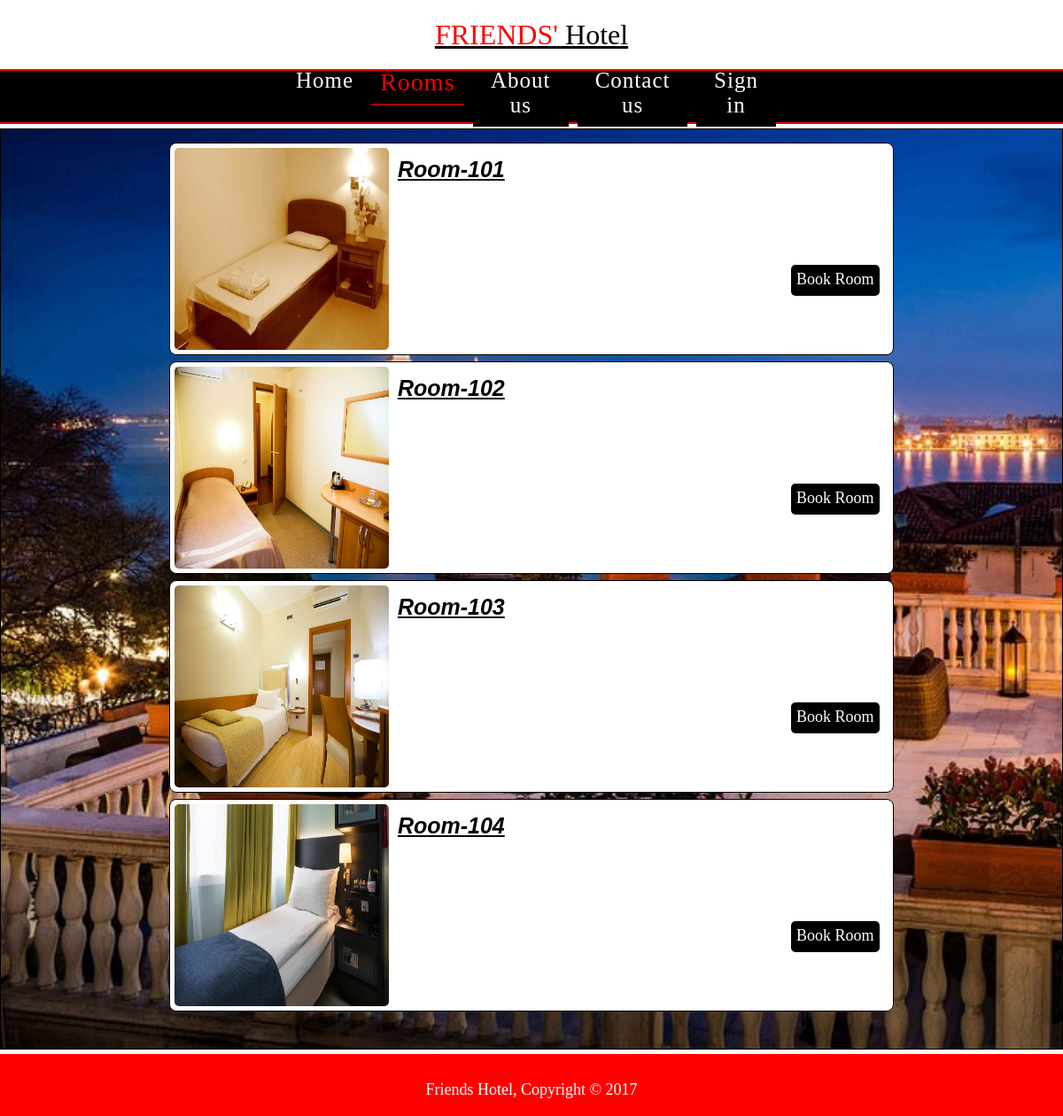
/room_list.php?cat_id=7, run on the app's committed database.
### tables this page shows
CREATE TABLE `room` (
  `room_id` int(5) NOT NULL,
  `room_num` varchar(255) DEFAULT NULL,
  `image` varchar(255) NOT NULL,
  `Status` tinyint(1) NOT NULL DEFAULT 2 COMMENT '0=pending,1=checkin,2=checkout',
  `cat_id` int(5) DEFAULT NULL
);

### room_list.php (the view, shortened to what this page needs)
<?php
    include 'signmodal.php';
?>
<?php include 'db_configure.php' ?>
<!DOCTYPE html>
<html lang="en">
    <head>
        <link rel="stylesheet" href="homeStyle.css"/>
    </head>
    <body>
        <div class="head" >
            <a href="home.php" style="color:black"><span style="color: red;">FRIENDS'</span>&nbsp;Hotel </a>
        </div>
            <nav>
            <ul>
                    <li style="width:340px;"></li>
                    <li> <a href="home.php?" ><button>Home</button></a></li>
                    <li> <a href="room.php"><button class="active" style="color: red;">Rooms</button></a></li>
                    <li> <a href="about.php"><button>About us</button></a></li>
                    <li> <a href="Contact.php"><button>Contact us</button></a></li>
                    <?php
                    if(!isset($_SESSION['username'])){?>
                    <li> <a><button onclick="document.getElementById('signdiv').style.display='block'">Sign in</button></a></li>
                    <?php }?>
                   <li style="width:340px;"></li>
                </ul>
            </nav>
            <div class="Roombody" style="height:130vh" >
                    <?php
                        $displayquery =  "SELECT * FROM `room` WHERE `cat_id` = '$_REQUEST[cat_id]' order by room_num asc";
                        $querydisplay = mysqli_query($conn,$displayquery);
                        while($result = mysqli_fetch_array($querydisplay)){
                    ?>
                <div class="subroom" style="margin-bottom: 7px; border-radius:8px">
                    <div class="roomimg"  >
                        <img src="Admin/<?php echo $result['image'];?>" width="100%"; height="100%" style="border-radius:5px"  />
                    </div>
                    <div class="descrip">
                        <div style="font-style: italic ;font-family: sans-serif; font-size: 25px; font-weight: bold; text-decoration: underline; height: 20%;">
                            <?php echo $result['room_num'];?>
                        </div>
                            <a href="room_modal.php?room_id=<?php echo $result['room_id'] ;?>&cat_id=<?php echo $_REQUEST['cat_id'] ;?>"
                            style="float: right; font-size: 18px;text-decoration:none; text-align:center;padding:6px; width: 100px; height: 35px ;
                            background-color: black; color: white; cursor: pointer; margin-top: 80px; border-radius:5px;">
                                Book Room
                        </a>
                    </div>
                </div>
                <?php
                    }
                ?>
            </div>
        <footer>
            <p>Friends Hotel, Copyright &copy; 2017</p>
        </footer>
    </body>
</html>

### homeStyle.css (style rules this page uses)
* { margin:0; padding:0; box-sizing:border-box; font-family: 'Minion Variable Concept'; }
.head { width: 100%; display: flex; justify-content: center; align-items: center; font-size: 32px; height: 10vh; overflow: hidden; position: fixed; top:0; background-color: white; border-bottom: 2px solid red; }
nav { height:70px; background:black; display:flex; align-items:center; justify-content: center; padding: 0px 0px 0px 0px; border-bottom: 2px solid red; border-top: 2px solid red; margin-top: 70px; }
nav ul { display:flex; list-style:none; }
nav ul li { margin: 0 5px; }
nav ul li a button { background-color: black; color:white; text-decoration: none; font-size:25px; font-weight: 500; letter-spacing: 1px; padding:8px 10px; border-left: none; border-right: none; }
nav ul li a .active { background: black; color: white; }
.active { background: black; border-color: red; font-size: 28px; }
footer { padding-top: 10px; background-color: red; display: flex; justify-content: center; align-items: center; font-size: 18px; color: white; height: 70px; margin-top: 5px; }
.Roombody { border: 1px solid black; margin-top: 5px; padding: 15px; background-image: url(images/BGbagli.jpg); background-size: cover; }
.subroom { border: 1px solid black; margin: 0 auto; width: 70%; height: 30vh; padding: 5px; background-color: white; }
.roomimg { height: 100%; width: 30%; float: left; }
.descrip { width: 70%; padding: 10px; float: right; height: 100%; }

### data on the page
room: image (picture), room_num "Room-101"
room: image (picture), room_num "Room-102"
room: image (picture), room_num "Room-103"
room: image (picture), room_num "Room-104"
